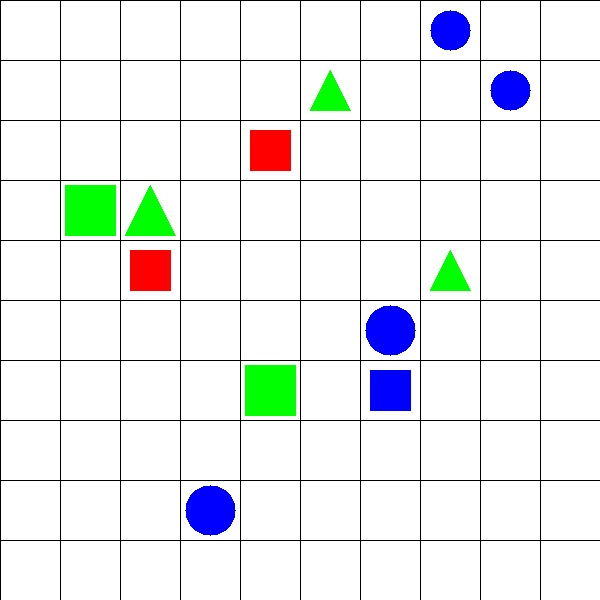
#> input picture test_images/test_image2.jpg, 600 x 600 px
$ python main.py   (older library calls are emulated)
#> lines starting #> are read from the running program, lines starting #| are printed output that depends on the picture
### process_image.py
#we're gonna take a 10 x 10 grid of squares
#obstacles are black squares
#objects defined by shape, size, color
#each square gets an x, y coordinate

#return list of occupied grids using computer vision
#find minimimum path between starting object and matching object using a star search


#openCV was created by Intel, maintained by willow garage, and is open source
#it does everything image related - segmentation, motion tracking, facial recogniton
import cv2
#scientific computing
import numpy as np
#for measuring time
import time
#image processing in python
#Compute the mean structural similarity index between two images.
from skimage.measure import compare_ssim as ssim #to compare 2 images
# it's the leading pathfinding algorithm
#used in games like Warcraft III.
#searching among all possible paths to the solution (goal) for the one that incurs the smallest
#cost (least distance travelled, shortest time, etc.), and among these paths it first considers
#the ones that appear to lead most quickly to the solution.
#we generate our possibilities and pick the one with the least projected cost.
#Once a possibility is generated and its cost is calculated,
#it stays in the list of possibilities until all the better nodes have been searched before it
import astarsearch
#helper class, will help us traverse the image from left to right for image prcoessing
import traversal


def main(image_filename):
	'''
	Returns:
	1 - List of tuples which is the coordinates for occupied grid.
	2 - Dictionary with information of path.
	'''
#> called with image_filename = 'test_images/test_image2.jpg'

	occupied_grids = []		# List to store coordinates of occupied grid
	planned_path = {}		# Dictionary to store information regarding path planning

	# load the image and define the window width and height
	image = cv2.imread(image_filename)
#> image is the input picture: shape (600, 600, 3); mean B, G, R 238.1, 238.3, 234.9
	(winW, winH) = (60, 60)		# Size of individual cropped images

	obstacles = []			# List to store obstacles (black tiles)
	index = [1,1] #starting point
	#create blank image, initialized as a matrix of 0s the width and height
	blank_image = np.zeros((60,60,3), np.uint8)
	#create an array of 100 blank images
	list_images = [[blank_image for i in range(10)] for i in range(10)] 	#array of list of images
	#empty #matrix to represent the grids of individual cropped images
	maze = [[0 for i in range(10)] for i in range(10)]

	#traversal for each square
	for (x, y, window) in traversal.sliding_window(image, stepSize=60, windowSize=(winW, winH)):
		# if the window does not meet our desired window size, ignore it
		if window.shape[0] != winH or window.shape[1] != winW:
			continue

	#	print index, image is our iterator, it's where were at returns image matrix
		clone = image.copy()
		#format square for openCV
		cv2.rectangle(clone, (x, y), (x + winW, y + winH), (0, 255, 0), 2)
		crop_img = image[x:x + winW, y:y + winH] 				#crop the image
		list_images[index[0]-1][index[1]-1] = crop_img.copy()			#Add it to the array of images

		#we want to print occupied grids, need to check if white or not
		average_color_per_row = np.average(crop_img, axis=0)
		average_color = np.average(average_color_per_row, axis=0)
		average_color = np.uint8(average_color)					#Average color of the grids

		#iterate through color matrix,
		if (any(i <= 240 for i in average_color)):				#Check if grids are colored
			maze[index[1]-1][index[0]-1] = 1				#ie not majorly white
			occupied_grids.append(tuple(index))				#These grids are termed as occupied_grids

		if (any(i <= 20 for i in average_color)):				#Check if grids are black in color
	#		print ("black obstacles")
			obstacles.append(tuple(index))					#add to obstacles list

		#show this iteration
		cv2.imshow("Window", clone)
		cv2.waitKey(1)
		time.sleep(0.025)

		#Iterate
		index[1] = index[1] + 1
		if(index[1]>10):
			index[0] = index[0] + 1
			index[1] = 1
#> this loop made 100 passes
#> (x, y, average_color) on passes 1 to 12: (0, 0, [246, 246, 246]), (60, 0, [246, 246, 246]), (120, 0, [246, 246, 246]), (180, 0, [246, 246, 246]), (240, 0, [246, 246, 246]), (300, 0, [246, 246, 246]), (360, 0, [246, 246, 246]), (420, 0, [246, 246, 246]), (480, 0, [246, 246, 246]), (540, 0, [246, 246, 246]), (0, 60, [246, 246, 246]), (60, 60, [246, 246, 246])
#> pass 1, in main, `crop_img = image[x:x + winW, y:y + winH]`:
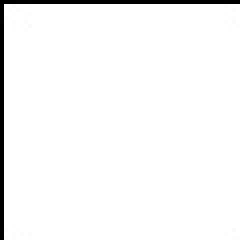
#> crop_img: shape (60, 60, 3) (shown 4 times larger); min 0, max 255, mean 246.6
#> pass 1, in main, `cv2.imshow("Window", clone)`:
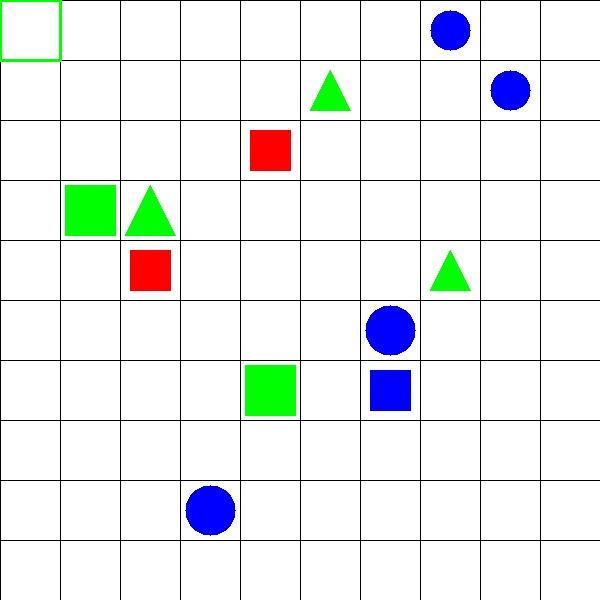
#> window 'Window': shape (600, 600, 3); mean B, G, R 237.9, 238.5, 234.6
#> pass 2, in main, `cv2.imshow("Window", clone)`:
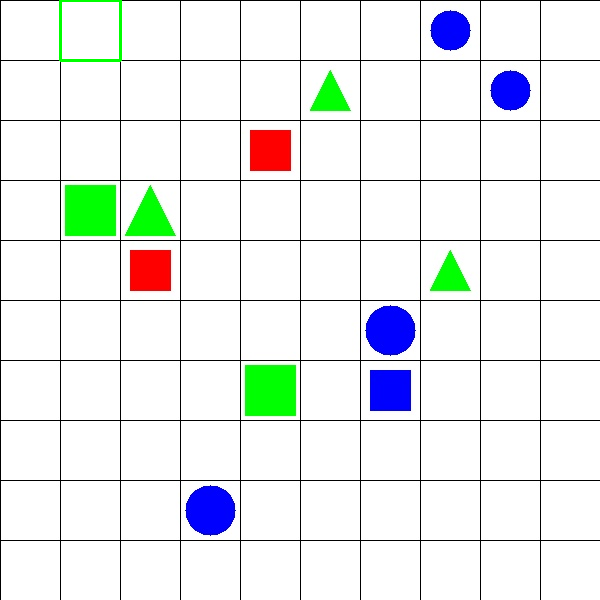
#> window 'Window': shape (600, 600, 3); mean B, G, R 237.8, 238.5, 234.6
#> after the loop, index = [11, 1]; list_images = 10 items; maze = 10 items, first 6: [0, 0, 0, 0, 0, 0, 0, 1, 0, 0], [0, 0, 0, 0, 0, 1, 0, 0, 1, 0], [0, 0, 0, 0, 1, 0, 0, 0, 0, 0], [0, 1, 1, 0, 0, 0, 0, 0, 0, 0], [0, 0, 1, 0, 0, 0, 0, 1, 0, 0], [0, 0, 0, 0, 0, 0, 1, 0, 0, 0]; obstacles = []; occupied_grids = [(2, 4), (3, 4), (3, 5), (4, 9), (5, 3), (5, 7), (6, 2), (7, 6), (7, 7), (8, 1), (8, 5), (9, 2)]


	#get object list
	list_colored_grids = [n for n in occupied_grids if n not in obstacles]	#Grids with objects (not black obstacles)
#> list_colored_grids has the same summary as occupied_grids


	#Compare each image in the list of objects with every other image in the same list
	#Most similar images return a ssim score of > 0.9
	#Find the min path from the startimage to this similar image u=by calling astar function

	for startimage in list_colored_grids:
		key_startimage = startimage
		#start image
		img1 = list_images[startimage[0]-1][startimage[1]-1]
		for grid in [n for n in list_colored_grids  if n != startimage]:
			#next image
			img = 	list_images[grid[0]-1][grid[1]-1]
			#convert to grayscale
			image = cv2.cvtColor(img1, cv2.COLOR_BGR2GRAY)
			image2 = cv2.cvtColor(img, cv2.COLOR_BGR2GRAY)
			#compare structural similarity
			s = ssim(image, image2)
			#if they are similar
			if s > 0.9:
				#perform a star search between both
				result = astarsearch.astar(maze,(startimage[0]-1,startimage[1]-1),(grid[0]-1,grid[1]-1))
	#			print result
				list2=[]
				for t in result:
					x,y = t[0],t[1]
					list2.append(tuple((x+1,y+1)))			#Contains min path + startimage + endimage
					result = list(list2[1:-1]) 			#Result contains the minimum path required

				if not result:						#If no path is found;
					planned_path[startimage] = list(["NO PATH",[], 0])
				planned_path[startimage] = list([str(grid),result,len(result)+1])
#> this loop made 12 passes
#> key_startimage on passes 1, 3, 4, 5, 6, 7, 8, 11, 12: (2, 4), (3, 5), (4, 9), (5, 3), (5, 7), (6, 2), (7, 6), (8, 5), (9, 2)
#> pass 1, in main, `img1 = list_images[startimage[0]-1][startimage[1]-1]`:
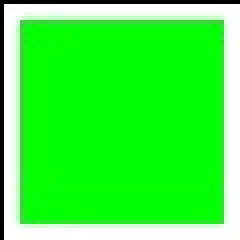
#> img1: shape (60, 60, 3) (shown 4 times larger); mean of channels 0, 1, 2 63, 244.3, 62.4; drawn as B, G, R
#> after the loop:
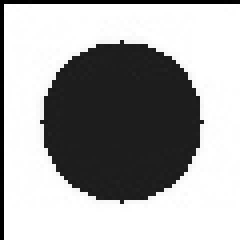
#> image: shape (60, 60) (shown 4 times larger); min 0, max 255, mean 167.1
#> after the loop:
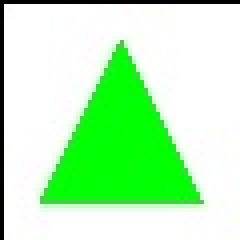
#> img: shape (60, 60, 3) (shown 4 times larger); mean of channels 0, 1, 2 185.4, 244.6, 185.3; drawn as B, G, R
#> after the loop:
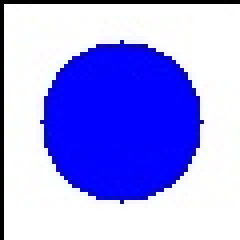
#> img1: shape (60, 60, 3) (shown 4 times larger); mean of channels 0, 1, 2 242.4, 157.5, 157.4; drawn as B, G, R
#> after the loop, planned_path = 10 items

	for obj in list_colored_grids:
		if not(planned_path in (obj)):					#If no matched object is found;
			planned_path[obj] = list(["NO MATCH",[],0])
#> this loop made 12 passes
#> after the loop, planned_path = 12 items

	return occupied_grids, planned_path


# [9 lines that do not run on import are left out]

### astarsearch.py
# -*- coding: utf-8 -*-

#A* Search algorithm implementation to find the minimum path between 2 points
def astar(m,startp,endp):
    w,h = 10,10		# 10x10(blocks) is the dimension of the input images
    sx,sy = startp 	#Start Point
    ex,ey = endp 	#End Point
    #[parent node, x, y, g, f]
    node = [None,sx,sy,0,abs(ex-sx)+abs(ey-sy)]
    closeList = [node]
    createdList = {}
    createdList[sy*w+sx] = node
    k=0
    while(closeList):
        node = closeList.pop(0)
        x = node[1]
        y = node[2]
        l = node[3]+1
        k+=1
        #find neighbours
        if k!=0:
            neighbours = ((x,y+1),(x,y-1),(x+1,y),(x-1,y))
        else:
            neighbours = ((x+1,y),(x-1,y),(x,y+1),(x,y-1))
        for nx,ny in neighbours:
            if nx==ex and ny==ey:
                path = [(ex,ey)]
                while node:
                    path.append((node[1],node[2]))
                    node = node[0]
                return list(reversed(path))
            if 0<=nx<w and 0<=ny<h and m[ny][nx]==0:
                if ny*w+nx not in createdList:
                    nn = (node,nx,ny,l,l+abs(nx-ex)+abs(ny-ey))
                    createdList[ny*w+nx] = nn
                    #adding to closelist ,using binary heap
                    nni = len(closeList)
                    closeList.append(nn)
                    while nni:
                        i = (nni-1)>>1
                        if closeList[i][4]>nn[4]:
                            closeList[i],closeList[nni] = nn,closeList[i]
                            nni = i
                        else:
                            break
    return []

### traversal.py
# -*- coding: utf-8 -*-

#Traversing through the image to perform image processing

def sliding_window(image, stepSize, windowSize):
	# slide a window across the image
	for y in range(0, image.shape[0], stepSize):
		for x in range(0, image.shape[1], stepSize):
			# yield the current window
			yield (x, y, image[y:y + windowSize[1], x:x + windowSize[0]])

### main.py
import process_image
occupied_grids, planned_path = process_image.main("test_images/test_image2.jpg")
#> planned_path = 12 items
print ("Occupied Grids : ")
print (occupied_grids)
#| [(2, 4), (3, 4), (3, 5), (4, 9), (5, 3), (5, 7), (6, 2), (7, 6), (7, 7), (8, 1), (8, 5), (9, 2)]
print ("Planned Path :")
print (planned_path)
#> (printed output is left out)

$ run again, with test_images/test_image1.jpg copied over test_images/test_image2.jpg
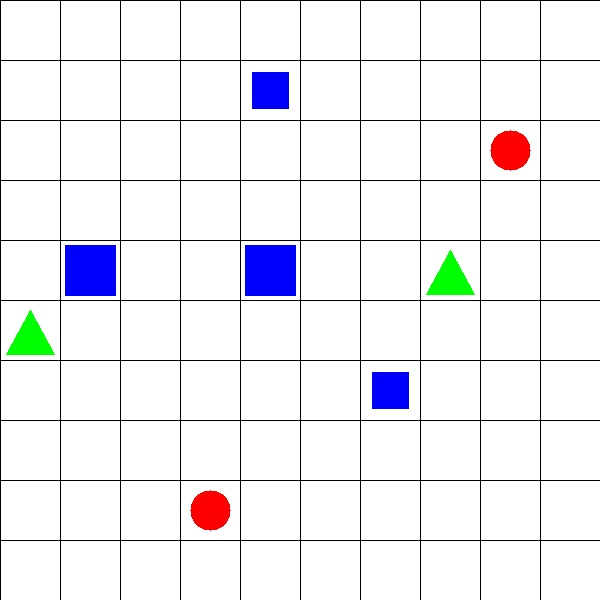
#> input picture test_images/test_image1.jpg, 600 x 600 px
#> in main, image is the input picture: shape (600, 600, 3); mean B, G, R 243, 239.1, 239.3
#> the loop in main, `for (x, y, window) in traversal.sliding_window(image, stepSize=60, win..` made 100 passes
#> (x, y, average_color) on passes 1 to 8: (0, 0, [246, 246, 246]), (60, 0, [246, 246, 246]), (120, 0, [246, 246, 246]), (180, 0, [246, 246, 246]), (240, 0, [246, 246, 246]), (300, 0, [166, 244, 166]), (360, 0, [246, 246, 246]), (420, 0, [246, 246, 246])
#> after the loop in main, `for (x, y, window) in traversal.sliding_window(image, stepSize=60, win..`: index = [11, 1]; list_images = 10 items; maze = 10 items, first 6: [0, 0, 0, 0, 0, 0, 0, 0, 0, 0], [0, 0, 0, 0, 1, 0, 0, 0, 0, 0], [0, 0, 0, 0, 0, 0, 0, 0, 1, 0], [0, 0, 0, 0, 0, 0, 0, 0, 0, 0], [0, 1, 0, 0, 1, 0, 0, 1, 0, 0], [1, 0, 0, 0, 0, 0, 0, 0, 0, 0]; obstacles = []; occupied_grids = [(1, 6), (2, 5), (4, 9), (5, 2), (5, 5), (7, 7), (8, 5), (9, 3)]
#> list_colored_grids has the same summary as occupied_grids
#> the loop in main, `for startimage in list_colored_grids:` made 8 passes
#> key_startimage on passes 1 to 8: (1, 6), (2, 5), (4, 9), (5, 2), (5, 5), (7, 7), (8, 5), (9, 3)
#> pass 1, in main, `img1 = list_images[startimage[0]-1][startimage[1]-1]`:
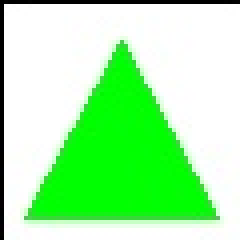
#> img1: shape (60, 60, 3) (shown 4 times larger); mean of channels 0, 1, 2 166.9, 244.5, 166.7; drawn as B, G, R
#> after the loop in main, `for startimage in list_colored_grids:`:
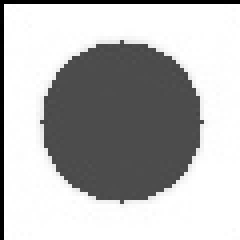
#> image: shape (60, 60) (shown 4 times larger); min 0, max 255, mean 183.1
#> after the loop in main, `for startimage in list_colored_grids:`: planned_path = 8 items
#> the loop in main, `for obj in list_colored_grids:` made 8 passes
#> after the loop in main, `for obj in list_colored_grids:`: planned_path = {(1, 6): ['NO MATCH', [], 0], (2, 5): ['NO MATCH', [], 0], (4, 9): ['NO MATCH', [], 0], (5, 2): ['NO MATCH', [], 0], (5, 5): ['NO MATCH', [], 0], (7, 7): ['NO MATCH', [], 0], (8, 5): ['NO MATCH', [], 0], (9, 3): ['NO MATCH', [], 0]}
#| [(1, 6), (2, 5), (4, 9), (5, 2), (5, 5), (7, 7), (8, 5), (9, 3)]
#> (printed output is left out)

$ run again, with test_images/test_image3.jpg copied over test_images/test_image2.jpg
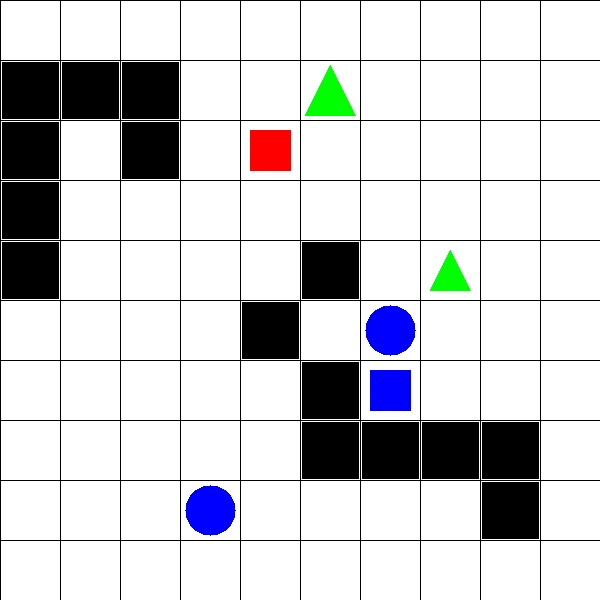
#> input picture test_images/test_image3.jpg, 600 x 600 px
#> in main, image is the input picture: shape (600, 600, 3); mean B, G, R 209.1, 206.8, 206.5
#> the loop in main, `for (x, y, window) in traversal.sliding_window(image, stepSize=60, win..` made 100 passes
#> (x, y, average_color) on passes 1 to 8: (0, 0, [246, 246, 246]), (60, 0, [16, 16, 16]), (120, 0, [16, 16, 16]), (180, 0, [16, 16, 16]), (240, 0, [16, 16, 16]), (300, 0, [246, 246, 246]), (360, 0, [246, 246, 246]), (420, 0, [246, 246, 246])
#> pass 1, in main, `cv2.imshow("Window", clone)`:
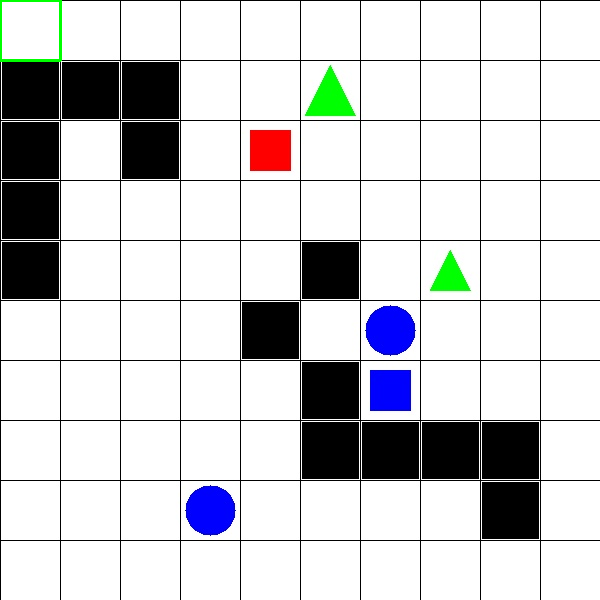
#> window 'Window': shape (600, 600, 3); mean B, G, R 208.9, 207, 206.2
#> after the loop in main, `for (x, y, window) in traversal.sliding_window(image, stepSize=60, win..`: index = [11, 1]; list_images = 10 items; maze = 10 items, first 6: [0, 0, 0, 0, 0, 0, 0, 0, 0, 0], [1, 1, 1, 0, 0, 1, 0, 0, 0, 0], [1, 0, 1, 0, 1, 0, 0, 0, 0, 0], [1, 0, 0, 0, 0, 0, 0, 0, 0, 0], [1, 0, 0, 0, 0, 1, 0, 1, 0, 0], [0, 0, 0, 0, 1, 0, 1, 0, 0, 0]; obstacles = [(1, 2), (1, 3), (1, 4), (1, 5), (2, 2), (3, 2), (3, 3), (5, 6), (6, 5), (6, 7), (6, 8), (7, 8), (8, 8), (9, 8), (9, 9)]; occupied_grids = [(1, 2), (1, 3), (1, 4), (1, 5), (2, 2), (3, 2), (3, 3), (4, 9), (5, 3), (5, 6), (6, 2), (6, 5), (6, 7), (6, 8), (7, 6), (7, 7), (7, 8), (8, 5), (8, 8), (9, 8), (9, 9)]
#> list_colored_grids = [(4, 9), (5, 3), (6, 2), (7, 6), (7, 7), (8, 5)]
#> the loop in main, `for startimage in list_colored_grids:` made 6 passes
#> after the loop in main, `for startimage in list_colored_grids:`:
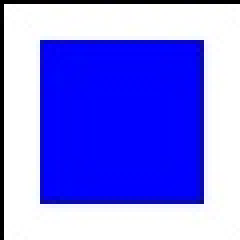
#> img: shape (60, 60, 3) (shown 4 times larger); mean of channels 0, 1, 2 241.7, 127.6, 127.4; drawn as B, G, R
#> after the loop in main, `for startimage in list_colored_grids:`: planned_path = 2 items
#> the loop in main, `for obj in list_colored_grids:` made 6 passes
#> after the loop in main, `for obj in list_colored_grids:`: planned_path = {(4, 9): ['NO MATCH', [], 0], (7, 6): ['NO MATCH', [], 0], (5, 3): ['NO MATCH', [], 0], (6, 2): ['NO MATCH', [], 0], (7, 7): ['NO MATCH', [], 0], (8, 5): ['NO MATCH', [], 0]}
#| [(1, 2), (1, 3), (1, 4), (1, 5), (2, 2), (3, 2), (3, 3), (4, 9), (5, 3), (5, 6), (6, 2), (6, 5), (6, 7), (6, 8), (7, 6), (7, 7), (7, 8), (8, 5), (8, 8), (9, 8), (9, 9)]
#| {(4, 9): ['NO MATCH', [], 0], (7, 6): ['NO MATCH', [], 0], (5, 3): ['NO MATCH', [], 0], (6, 2): ['NO MATCH', [], 0], (7, 7): ['NO MATCH', [], 0], (8, 5): ['NO MATCH', [], 0]}

$ run again, with test_images/test_image4.jpg copied over test_images/test_image2.jpg
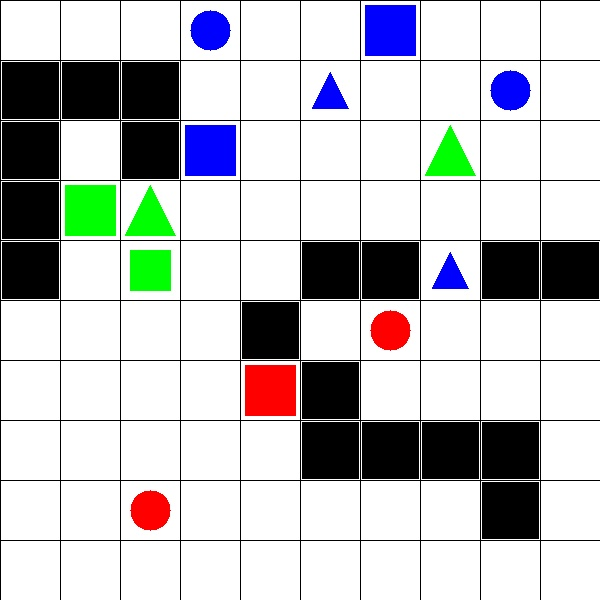
#> input picture test_images/test_image4.jpg, 600 x 600 px
#> in main, image is the input picture: shape (600, 600, 3); mean B, G, R 196.3, 195, 193.6
#> the loop in main, `for (x, y, window) in traversal.sliding_window(image, stepSize=60, win..` made 100 passes
#> (x, y, average_color) on passes 1 to 8: (0, 0, [246, 246, 246]), (60, 0, [16, 16, 16]), (120, 0, [16, 16, 16]), (180, 0, [16, 16, 16]), (240, 0, [16, 16, 16]), (300, 0, [246, 246, 246]), (360, 0, [246, 246, 246]), (420, 0, [246, 246, 246])
#> after the loop in main, `for (x, y, window) in traversal.sliding_window(image, stepSize=60, win..`: index = [11, 1]; list_images = 10 items; maze = 10 items, first 6: [0, 0, 0, 1, 0, 0, 1, 0, 0, 0], [1, 1, 1, 0, 0, 1, 0, 0, 1, 0], [1, 0, 1, 1, 0, 0, 0, 1, 0, 0], [1, 1, 1, 0, 0, 0, 0, 0, 0, 0], [1, 0, 1, 0, 0, 1, 1, 1, 1, 1], [0, 0, 0, 0, 1, 0, 1, 0, 0, 0]; obstacles = [(1, 2), (1, 3), (1, 4), (1, 5), (2, 2), (3, 2), (3, 3), (5, 6), (6, 5), (6, 7), (6, 8), (7, 5), (7, 8), (8, 8), (9, 5), (9, 8), (9, 9), (10, 5)]; occupied_grids = 31 pairs, first value 1 to 10, second value 1 to 9
#> list_colored_grids = [(2, 4), (3, 4), (3, 5), (3, 9), (4, 1), (4, 3), (5, 7), (6, 2), (7, 1), (7, 6), (8, 3), (8, 5), (9, 2)]
#> the loop in main, `for startimage in list_colored_grids:` made 13 passes
#> key_startimage on passes 2, 4, 5, 6, 8, 9, 10, 11: (3, 4), (3, 9), (4, 1), (4, 3), (6, 2), (7, 1), (7, 6), (8, 3)
#> after the loop in main, `for startimage in list_colored_grids:`:
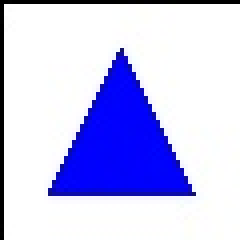
#> img: shape (60, 60, 3) (shown 4 times larger); mean of channels 0, 1, 2 242.5, 196.8, 196.6; drawn as B, G, R
#> after the loop in main, `for startimage in list_colored_grids:`: planned_path = 10 items
#> the loop in main, `for obj in list_colored_grids:` made 13 passes
#> after the loop in main, `for obj in list_colored_grids:`: planned_path = 13 items
#> `occupied_grids, planned_path = process_image.main("test_images/test_im..`: occupied_grids = 31 pairs, first value 1 to 10, second value 1 to 9; planned_path = 13 items
#> (printed output is left out)
#> (printed output is left out)
